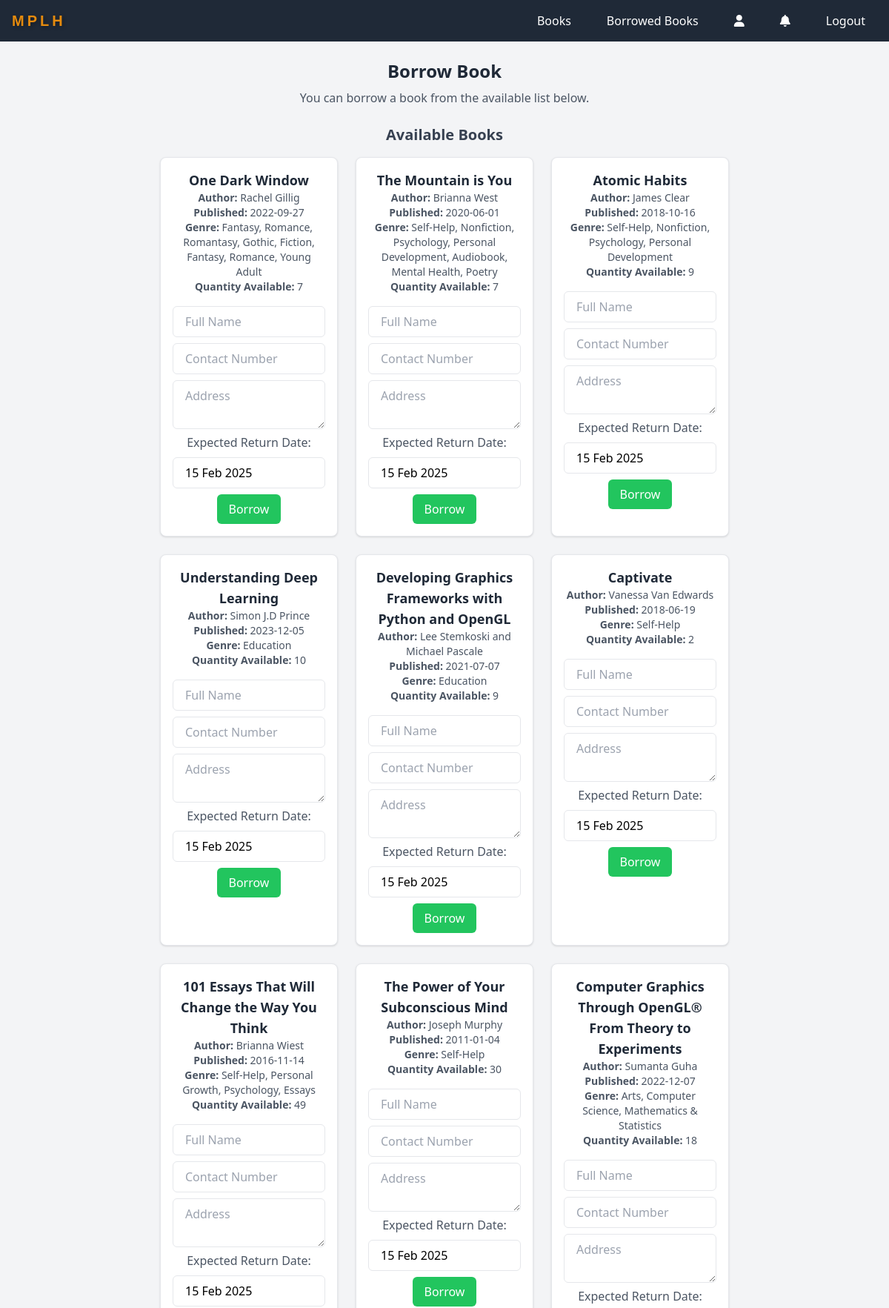
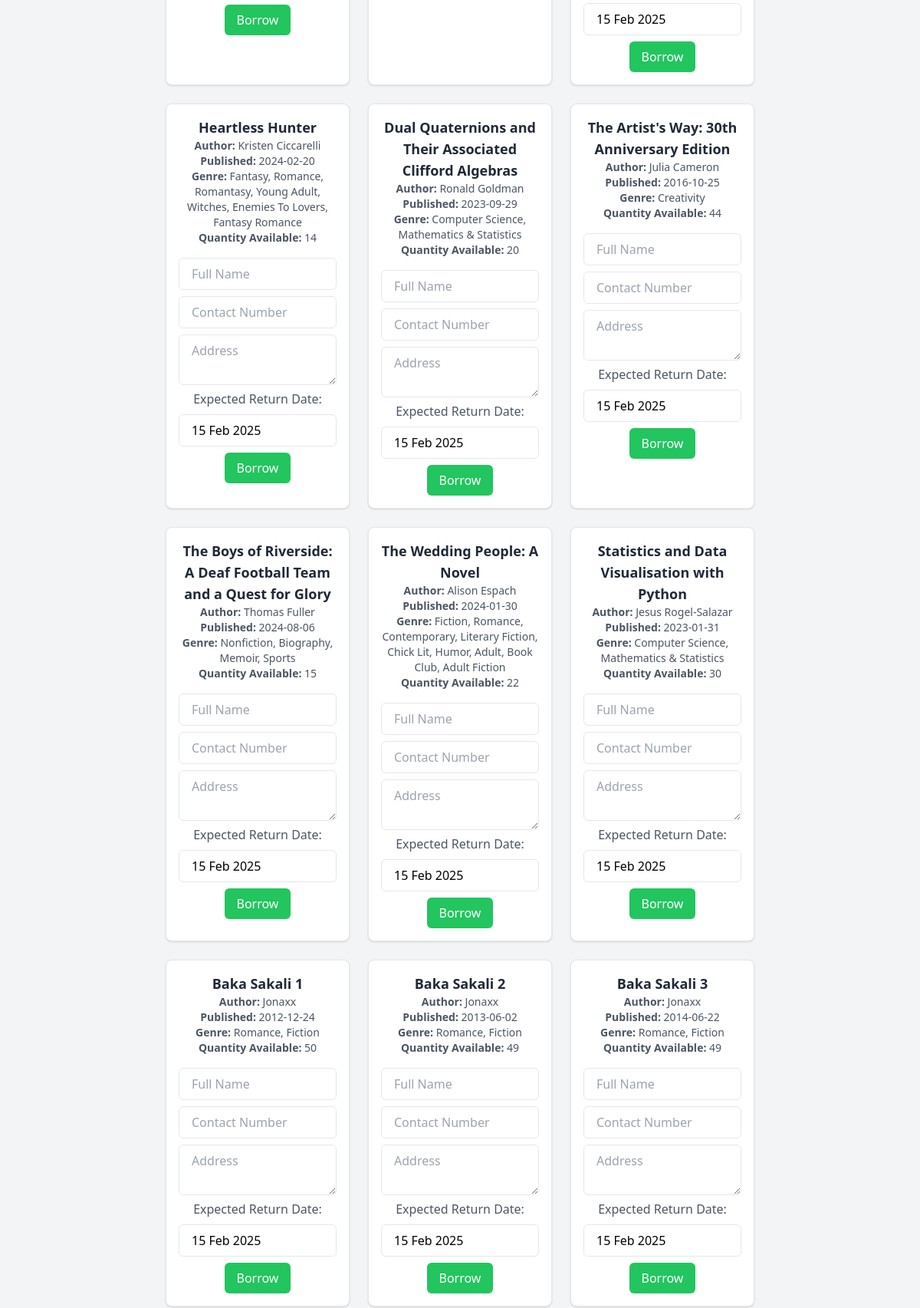
Page /LibraryManagementSystem/borrow.php (signed in, upper part) on the committed database (2 pictures, top to bottom).
### tables this page shows
CREATE TABLE `books` (
  `id` int(11) UNSIGNED NOT NULL,
  `title` varchar(255) NOT NULL,
  `author` varchar(255) NOT NULL,
  `published_date` date NOT NULL,
  `publisher` varchar(255) NOT NULL,
  `isbn` varchar(255) NOT NULL,
  `genre` varchar(100) DEFAULT NULL,
  `quantity` int(11) NOT NULL,
  `content` text DEFAULT NULL,
  `book_image` varchar(255) NOT NULL,
  `created_at` timestamp NOT NULL DEFAULT current_timestamp(),
  `updated_at` timestamp NOT NULL DEFAULT current_timestamp() ON UPDATE current_timestamp(),
  `status` enum('Available','Borrowed') DEFAULT 'Available'
);

### LibraryManagementSystem/borrow.php (the view, shortened to what this page needs)
<?php
include('connect.php');
?>
<!DOCTYPE html>
<html lang="en">
<head>
    <script src="https://cdn.tailwindcss.com"></script>
</head>
<body class="bg-gray-100">
    <?php include('includes/side_nav.php'); ?>
    <main class="flex flex-col items-center justify-center bg-gray-100 p-6">
        <h1 class="text-2xl font-bold text-gray-800 text-center">Borrow Book</h1>
        <p class="mt-2 text-gray-600 text-center">You can borrow a book from the available list below.</p>
        <div class="mt-6 w-full sm:w-1/2 lg:w-2/3">
            <h2 class="text-xl font-bold text-gray-700 text-center">Available Books</h2>
            <div class="grid grid-cols-1 sm:grid-cols-2 lg:grid-cols-3 gap-6 mt-4">
                <?php
                $query = "SELECT `id`, `title`, `author`, `published_date`, `genre`, `quantity` FROM `books` WHERE `quantity` > 0";
                $result = mysqli_query($conn, $query);
                if (mysqli_num_rows($result) > 0) {
                    while ($row = mysqli_fetch_assoc($result)) {
                        echo "<div class='bg-white border rounded-lg shadow p-4 text-center'>";
                        echo "<h3 class='text-lg font-bold text-gray-800'>" . $row['title'] . "</h3>";
                        echo "<p class='text-sm text-gray-600'><strong>Author:</strong> " . $row['author'] . "</p>";
                        echo "<p class='text-sm text-gray-600'><strong>Published:</strong> " . $row['published_date'] . "</p>";
                        echo "<p class='text-sm text-gray-600'><strong>Genre:</strong> " . $row['genre'] . "</p>";
                        echo "<p class='text-sm text-gray-600'><strong>Quantity Available:</strong> " . $row['quantity'] . "</p>";
                        echo "<form method='POST' action='' class='mt-2'>";
                        echo "<input type='text' name='full_name' placeholder='Full Name' class='px-4 py-2 border rounded-md mt-2 w-full' required>";
                        echo "<input type='text' name='contact_number' placeholder='Contact Number' class='px-4 py-2 border rounded-md mt-2 w-full' required>";
                        echo "<textarea name='address' placeholder='Address' class='px-4 py-2 border rounded-md mt-2 w-full' required></textarea>";
                        $formatted_expected_return_date = date('d M Y', strtotime('+5 days'));
                        echo "<label for='expected_return_date' class='text-gray-600 mt-2'>Expected Return Date:</label>";
                        echo "<input type='text' value='" . $formatted_expected_return_date . "' class='px-4 py-2 border rounded-md mt-2 w-full' readonly>";
                        echo "<button type='submit' name='borrow' class='px-4 py-2 bg-green-500 text-white rounded-md mt-2'>Borrow</button>";
                        echo "</form>";
                        echo "</div>";
                    }
                } else {
                    echo "<p class='text-center text-gray-600'>No books are available for borrowing at the moment.</p>";
                }
                ?>
            </div>
        </div>
    </main>
</body>
</html>

### rows in the picture
books: title "One Dark Window", author "Rachel Gillig", published_date "2022-09-27", genre "Fantasy, Romance, Romantasy, Gothic, Fiction, Fantasy, Romance, Young Adult", quantity "7", value "15 Feb 2025"
books: title "The Mountain is You", author "Brianna West", published_date "2020-06-01", genre "Self-Help, Nonfiction, Psychology, Personal Development, Audiobook, Mental Health, Poetry", quantity "7", value "15 Feb 2025"
books: title "Atomic Habits", author "James Clear", published_date "2018-10-16", genre "Self-Help, Nonfiction, Psychology, Personal Development", quantity "9", value "15 Feb 2025"
books: title "Understanding Deep Learning", author "Simon J.D Prince", published_date "2023-12-05", genre "Education", quantity "10", value "15 Feb 2025"
books: title "Developing Graphics Frameworks with Python and OpenGL", author "Lee Stemkoski and Michael Pascale", published_date "2021-07-07", genre "Education", quantity "9", value "15 Feb 2025"
books: title "Captivate", author "Vanessa Van Edwards", published_date "2018-06-19", genre "Self-Help", quantity "2", value "15 Feb 2025"
books: title "101 Essays That Will Change the Way You Think", author "Brianna Wiest", published_date "2016-11-14", genre "Self-Help, Personal Growth, Psychology, Essays", quantity "49", value "15 Feb 2025"
books: title "The Power of Your Subconscious Mind", author "Joseph Murphy", published_date "2011-01-04", genre "Self-Help", quantity "30", value "15 Feb 2025"
books: title "Computer Graphics Through OpenGL® From Theory to Experiments", author "Sumanta Guha", published_date "2022-12-07", genre "Arts, Computer Science, Mathematics & Statistics", quantity "18", value "15 Feb 2025"
books: title "Heartless Hunter", author "Kristen Ciccarelli", published_date "2024-02-20", genre "Fantasy, Romance, Romantasy, Young Adult, Witches, Enemies To Lovers, Fantasy Romance", quantity "14", value "15 Feb 2025"
books: title "Dual Quaternions and Their Associated Clifford Algebras", author "Ronald Goldman", published_date "2023-09-29", genre "Computer Science, Mathematics & Statistics", quantity "20", value "15 Feb 2025"
books: title "The Artist's Way: 30th Anniversary Edition", author "Julia Cameron", published_date "2016-10-25", genre "Creativity", quantity "44", value "15 Feb 2025"
books: title "The Boys of Riverside: A Deaf Football Team and a Quest for Glory", author "Thomas Fuller", published_date "2024-08-06", genre "Nonfiction, Biography, Memoir, Sports", quantity "15", value "15 Feb 2025"
books: title "The Wedding People: A Novel", author "Alison Espach", published_date "2024-01-30", genre "Fiction, Romance, Contemporary, Literary Fiction, Chick Lit, Humor, Adult, Book Club, Adult Fiction", quantity "22", value "15 Feb 2025"
books: title "Statistics and Data Visualisation with Python", author "Jesus Rogel-Salazar", published_date "2023-01-31", genre "Computer Science, Mathematics & Statistics", quantity "30", value "15 Feb 2025"
books: title "Baka Sakali 1", author "Jonaxx", published_date "2012-12-24", genre "Romance, Fiction", quantity "50", value "15 Feb 2025"
books: title "Baka Sakali 2", author "Jonaxx", published_date "2013-06-02", genre "Romance, Fiction", quantity "49", value "15 Feb 2025"
books: title "Baka Sakali 3", author "Jonaxx", published_date "2014-06-22", genre "Romance, Fiction", quantity "49", value "15 Feb 2025"
